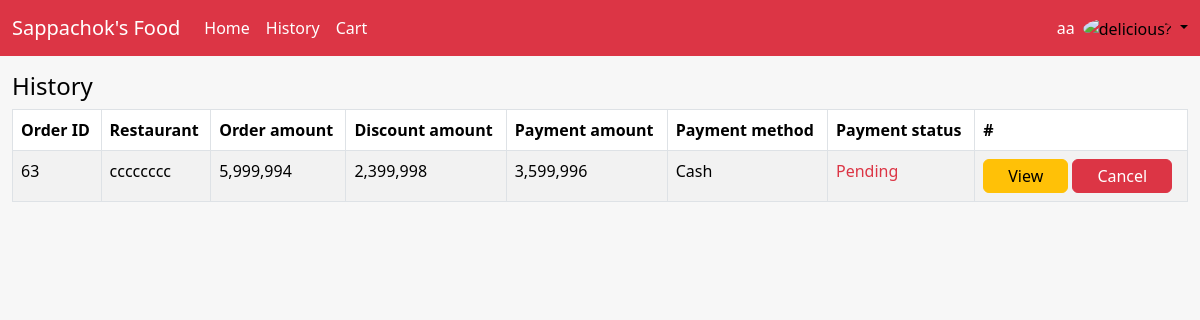
Page /customer/history.php (signed in) on the committed database.
### tables this page shows
CREATE TABLE `food_order` (
  `order_id` int(11) NOT NULL,
  `food_id` int(11) DEFAULT NULL,
  `user_id` int(11) NOT NULL,
  `rider_id` int(11) DEFAULT NULL,
  `restau_id` int(255) NOT NULL,
  `order_amount` bigint(255) NOT NULL,
  `discount_amount` bigint(255) NOT NULL,
  `payment_amount` bigint(255) NOT NULL,
  `payment_method` int(255) NOT NULL,
  `payment_status` int(1) NOT NULL COMMENT '0-ยังไม่จ่าย 1-จ่ายแล้ว',
  `status` int(1) NOT NULL COMMENT '1-สั่งอาหาร\r\n2-ไรเดอร์รับออเดอร์\r\n3-รับอาหารแล้ว\r\n4-ส่งอาหารแล้ว'
);

CREATE TABLE `restau` (
  `restau_id` int(11) NOT NULL,
  `restau_name` varchar(30) NOT NULL,
  `restau_address` varchar(100) DEFAULT NULL,
  `restau_admin_id` int(11) NOT NULL,
  `type_id` int(11) NOT NULL,
  `status` int(1) NOT NULL
);

### customer/history.php (the view)
<?php
include("../header.php");
?>
<div class='container-fluid table-responsive mt-3'>
    <h4>History</h4>
    <table class='table table-white table-bordered table-striped'>
        <thead>
            <tr style='background-color: #ff8582;'>
                <th>Order ID</th>
                <th>Restaurant</th>
                <th>Order amount</th>
                <th>Discount amount</th>
                <th>Payment amount</th>
                <th>Payment method</th>
                <th>Payment status</th>
                <th>#</th>
            </tr>
        </thead>
        <tbody>
            <?php
            $sql = "select * from food_order where user_id={$_SESSION['user_id']} order by order_id desc";
            $query = $mysqli -> query($sql);
            while ($obj = $query -> fetch_object())
            { ?>
                <tr>
                    <td><?php echo $obj -> order_id; ?></td>
                    <td>
                        <?php
                        $sql2 = "select * from restau where restau_id=$obj->restau_id";
                        $query2 = $mysqli -> query($sql2);
                        $obj2 = $query2 -> fetch_object();
                        if ($query2 -> num_rows > 0)
                        {
                            echo $obj2 -> restau_name;
                        }
                        else
                        {
                            echo "Alien Restaurant";
                        }
                        ?>
                    </td>
                    <td><?php echo number_format($obj -> order_amount); ?></td>
                    <td><?php echo number_format($obj -> discount_amount); ?></td>
                    <td><?php echo number_format($obj -> payment_amount); ?></td>
                    <td>
                        <?php
                            if ($obj -> payment_method == 1)
                            {
                                echo "Cash";
                            } else if ($obj -> payment_method == 2)
                            {
                                echo "Credit card";
                            }
                        ?>
                    </td>
                    <td>
                        <?php
                            if ($obj -> payment_status == 0)
                            {
                                echo "<span class='text-danger'>Pending</span>";
                            } else if ($obj -> payment_status == 1)
                            {
                                echo "<span class='text-success'>Paid</span>";
                            }
                        ?>
                    </td>
                    <td>
                        <?php if ($obj -> payment_status == 0) { ?>
                            <form method='post'>
                                <a href='view_order.php?order_id=<?php echo $obj -> order_id ?>' class='py-1 px-4 btn btn-warning'>View</a>
                                <a href='order_cancel.php?order_id=<?php echo $obj -> order_id; ?>' class='py-1 px-4 btn btn-danger'>Cancel</a>
                            </form>
                        <?php } else { ?>
                            <a href='view_order.php?order_id=<?php echo $obj -> order_id ?>' class='py-1 px-4 btn btn-warning'>View</a>
                        <?php } ?>
                    </td>
                </tr>
            <?php } ?>
        </tbody>
    </table>
</div>
<?php
include("../footer.php");
?>

### header.php (style rules this page uses)
body, html { background-color: #f7f7f7; color: black; }

### rows in the picture
food_order: order_id "63", restau.restau_name "cccccccc", order_amount "5,999,994", discount_amount "2,399,998", payment_amount "3,599,996", payment_method "Cash", payment_status "Pending"

### other values in the picture
$_SESSION['username'] "aa"
